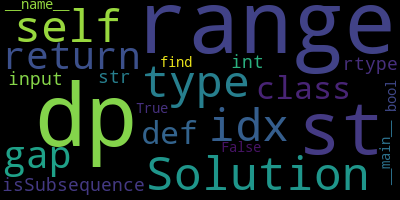

Recreate this plot in Python.
import matplotlib.pyplot as plt
from wordcloud import WordCloud

s1 = []
s2 = []
with open('./isSubsequence.py') as f:
    for line in f:
        s1.append(line.strip())
with open('./getMoneyAmount.py') as f:
    for line in f:
        s2.append(line.strip())
s = [' '.join(x) for x in [s1,s2]]
st = ' '.join(s)
wc = WordCloud().generate(st)
#plt.imshow(wc)
#plt.show()
wc.to_file('./test.png')
